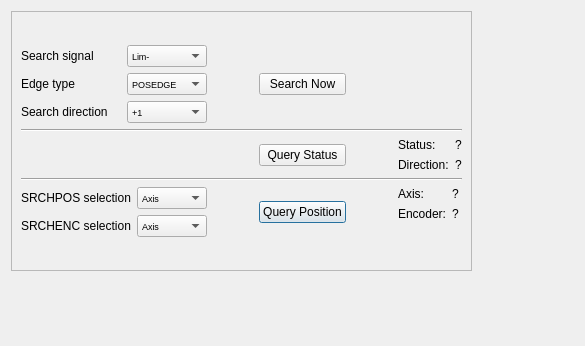
<?xml version="1.0" encoding="UTF-8"?>
<ui version="4.0">
 <class>search</class>
 <widget class="QDialog" name="search">
  <property name="geometry">
   <rect>
    <x>0</x>
    <y>0</y>
    <width>585</width>
    <height>346</height>
   </rect>
  </property>
  <property name="sizePolicy">
   <sizepolicy hsizetype="MinimumExpanding" vsizetype="MinimumExpanding">
    <horstretch>0</horstretch>
    <verstretch>0</verstretch>
   </sizepolicy>
  </property>
  <property name="minimumSize">
   <size>
    <width>461</width>
    <height>346</height>
   </size>
  </property>
  <property name="windowTitle">
   <string>Dialog</string>
  </property>
  <layout class="QGridLayout" name="gridLayout_5">
   <item row="1" column="0">
    <spacer name="verticalSpacer">
     <property name="orientation">
      <enum>Qt::Vertical</enum>
     </property>
     <property name="sizeHint" stdset="0">
      <size>
       <width>20</width>
       <height>40</height>
      </size>
     </property>
    </spacer>
   </item>
   <item row="0" column="0">
    <widget class="QFrame" name="search_frame">
     <property name="sizePolicy">
      <sizepolicy hsizetype="Expanding" vsizetype="Expanding">
       <horstretch>0</horstretch>
       <verstretch>0</verstretch>
      </sizepolicy>
     </property>
     <property name="minimumSize">
      <size>
       <width>182</width>
       <height>260</height>
      </size>
     </property>
     <property name="frameShape">
      <enum>QFrame::StyledPanel</enum>
     </property>
     <property name="frameShadow">
      <enum>QFrame::Raised</enum>
     </property>
     <layout class="QGridLayout" name="gridLayout_4">
      <item row="0" column="0">
       <layout class="QGridLayout" name="gridLayout_3" columnstretch="0,0,0,0,0" columnminimumwidth="0,0,0,0,0">
        <item row="2" column="4">
         <layout class="QFormLayout" name="formLayout">
          <item row="0" column="0">
           <widget class="QLabel" name="label">
            <property name="text">
             <string>Status:</string>
            </property>
           </widget>
          </item>
          <item row="0" column="1">
           <widget class="QLabel" name="lblSrchStatus">
            <property name="text">
             <string>?</string>
            </property>
           </widget>
          </item>
          <item row="1" column="0">
           <widget class="QLabel" name="label2">
            <property name="text">
             <string>Direction:</string>
            </property>
           </widget>
          </item>
          <item row="1" column="1">
           <widget class="QLabel" name="lblStatusDir">
            <property name="text">
             <string>?</string>
            </property>
           </widget>
          </item>
         </layout>
        </item>
        <item row="4" column="2">
         <widget class="QPushButton" name="btnSRCPOS">
          <property name="text">
           <string>Query Position</string>
          </property>
         </widget>
        </item>
        <item row="2" column="2">
         <widget class="QPushButton" name="btnSRCHSTAT">
          <property name="text">
           <string>Query Status</string>
          </property>
         </widget>
        </item>
        <item row="4" column="4">
         <layout class="QFormLayout" name="formLayout_2">
          <item row="0" column="0">
           <widget class="QLabel" name="label_2">
            <property name="text">
             <string>Axis:</string>
            </property>
           </widget>
          </item>
          <item row="0" column="1">
           <widget class="QLabel" name="lblSrchPos">
            <property name="text">
             <string>?</string>
            </property>
           </widget>
          </item>
          <item row="1" column="0">
           <widget class="QLabel" name="label2_2">
            <property name="text">
             <string>Encoder:</string>
            </property>
           </widget>
          </item>
          <item row="1" column="1">
           <widget class="QLabel" name="lblSrchEnc">
            <property name="text">
             <string>?</string>
            </property>
           </widget>
          </item>
         </layout>
        </item>
        <item row="3" column="0" colspan="5">
         <widget class="Line" name="line_2">
          <property name="orientation">
           <enum>Qt::Horizontal</enum>
          </property>
         </widget>
        </item>
        <item row="1" column="0" colspan="5">
         <widget class="Line" name="line_3">
          <property name="orientation">
           <enum>Qt::Horizontal</enum>
          </property>
         </widget>
        </item>
        <item row="0" column="0">
         <layout class="QGridLayout" name="gridLayout">
          <item row="0" column="0">
           <widget class="QLabel" name="label_9">
            <property name="sizePolicy">
             <sizepolicy hsizetype="Fixed" vsizetype="Maximum">
              <horstretch>0</horstretch>
              <verstretch>0</verstretch>
             </sizepolicy>
            </property>
            <property name="minimumSize">
             <size>
              <width>100</width>
              <height>16</height>
             </size>
            </property>
            <property name="maximumSize">
             <size>
              <width>16777215</width>
              <height>22</height>
             </size>
            </property>
            <property name="text">
             <string>Search signal</string>
            </property>
           </widget>
          </item>
          <item row="1" column="1">
           <widget class="QComboBox" name="comboEDGETYPE">
            <property name="sizePolicy">
             <sizepolicy hsizetype="Expanding" vsizetype="Maximum">
              <horstretch>0</horstretch>
              <verstretch>0</verstretch>
             </sizepolicy>
            </property>
            <property name="minimumSize">
             <size>
              <width>70</width>
              <height>22</height>
             </size>
            </property>
            <property name="maximumSize">
             <size>
              <width>16777215</width>
              <height>22</height>
             </size>
            </property>
            <property name="font">
             <font>
              <pointsize>7</pointsize>
             </font>
            </property>
            <item>
             <property name="text">
              <string>POSEDGE</string>
             </property>
            </item>
            <item>
             <property name="text">
              <string>NEGEDGE</string>
             </property>
            </item>
           </widget>
          </item>
          <item row="2" column="1">
           <widget class="QComboBox" name="comboSRCHDIR">
            <property name="sizePolicy">
             <sizepolicy hsizetype="Expanding" vsizetype="Maximum">
              <horstretch>0</horstretch>
              <verstretch>0</verstretch>
             </sizepolicy>
            </property>
            <property name="minimumSize">
             <size>
              <width>70</width>
              <height>22</height>
             </size>
            </property>
            <property name="maximumSize">
             <size>
              <width>16777215</width>
              <height>22</height>
             </size>
            </property>
            <property name="font">
             <font>
              <pointsize>7</pointsize>
             </font>
            </property>
            <item>
             <property name="text">
              <string>+1</string>
             </property>
            </item>
            <item>
             <property name="text">
              <string>-1</string>
             </property>
            </item>
           </widget>
          </item>
          <item row="2" column="0">
           <widget class="QLabel" name="label_11">
            <property name="sizePolicy">
             <sizepolicy hsizetype="Fixed" vsizetype="Maximum">
              <horstretch>0</horstretch>
              <verstretch>0</verstretch>
             </sizepolicy>
            </property>
            <property name="minimumSize">
             <size>
              <width>100</width>
              <height>16</height>
             </size>
            </property>
            <property name="maximumSize">
             <size>
              <width>16777215</width>
              <height>22</height>
             </size>
            </property>
            <property name="text">
             <string>Search direction</string>
            </property>
           </widget>
          </item>
          <item row="0" column="1">
           <widget class="QComboBox" name="comboSRCHSIG">
            <property name="sizePolicy">
             <sizepolicy hsizetype="Expanding" vsizetype="Maximum">
              <horstretch>0</horstretch>
              <verstretch>0</verstretch>
             </sizepolicy>
            </property>
            <property name="minimumSize">
             <size>
              <width>70</width>
              <height>22</height>
             </size>
            </property>
            <property name="maximumSize">
             <size>
              <width>16777215</width>
              <height>22</height>
             </size>
            </property>
            <property name="font">
             <font>
              <pointsize>7</pointsize>
             </font>
            </property>
            <item>
             <property name="text">
              <string>Lim-</string>
             </property>
            </item>
            <item>
             <property name="text">
              <string>Lim+</string>
             </property>
            </item>
            <item>
             <property name="text">
              <string>Home</string>
             </property>
            </item>
            <item>
             <property name="text">
              <string>EncAux</string>
             </property>
            </item>
            <item>
             <property name="text">
              <string>InpAux</string>
             </property>
            </item>
           </widget>
          </item>
          <item row="1" column="0">
           <widget class="QLabel" name="label_10">
            <property name="sizePolicy">
             <sizepolicy hsizetype="Fixed" vsizetype="Maximum">
              <horstretch>0</horstretch>
              <verstretch>0</verstretch>
             </sizepolicy>
            </property>
            <property name="minimumSize">
             <size>
              <width>100</width>
              <height>16</height>
             </size>
            </property>
            <property name="maximumSize">
             <size>
              <width>16777215</width>
              <height>22</height>
             </size>
            </property>
            <property name="text">
             <string>Edge type</string>
            </property>
           </widget>
          </item>
         </layout>
        </item>
        <item row="0" column="2">
         <widget class="QPushButton" name="btnSearch">
          <property name="text">
           <string>Search Now</string>
          </property>
         </widget>
        </item>
        <item row="0" column="1">
         <spacer name="horizontalSpacer">
          <property name="orientation">
           <enum>Qt::Horizontal</enum>
          </property>
          <property name="sizeHint" stdset="0">
           <size>
            <width>40</width>
            <height>20</height>
           </size>
          </property>
         </spacer>
        </item>
        <item row="4" column="0">
         <layout class="QGridLayout" name="gridLayout_2">
          <item row="1" column="1">
           <widget class="QComboBox" name="comboSRCHENC_sel">
            <property name="sizePolicy">
             <sizepolicy hsizetype="Expanding" vsizetype="Maximum">
              <horstretch>0</horstretch>
              <verstretch>0</verstretch>
             </sizepolicy>
            </property>
            <property name="minimumSize">
             <size>
              <width>70</width>
              <height>22</height>
             </size>
            </property>
            <property name="maximumSize">
             <size>
              <width>16777215</width>
              <height>22</height>
             </size>
            </property>
            <property name="font">
             <font>
              <pointsize>7</pointsize>
             </font>
            </property>
            <item>
             <property name="text">
              <string>Axis</string>
             </property>
            </item>
            <item>
             <property name="text">
              <string>Measure</string>
             </property>
            </item>
            <item>
             <property name="text">
              <string>ShftEnc</string>
             </property>
            </item>
            <item>
             <property name="text">
              <string>TgtEnc</string>
             </property>
            </item>
            <item>
             <property name="text">
              <string>EncIN</string>
             </property>
            </item>
            <item>
             <property name="text">
              <string>InPos</string>
             </property>
            </item>
            <item>
             <property name="text">
              <string>AbsEnc</string>
             </property>
            </item>
            <item>
             <property name="text">
              <string>Motor</string>
             </property>
            </item>
           </widget>
          </item>
          <item row="0" column="1">
           <widget class="QComboBox" name="comboSRCHPOS_sel">
            <property name="sizePolicy">
             <sizepolicy hsizetype="Expanding" vsizetype="Maximum">
              <horstretch>0</horstretch>
              <verstretch>0</verstretch>
             </sizepolicy>
            </property>
            <property name="minimumSize">
             <size>
              <width>70</width>
              <height>22</height>
             </size>
            </property>
            <property name="maximumSize">
             <size>
              <width>16777215</width>
              <height>22</height>
             </size>
            </property>
            <property name="font">
             <font>
              <pointsize>7</pointsize>
             </font>
            </property>
            <item>
             <property name="text">
              <string>Axis</string>
             </property>
            </item>
            <item>
             <property name="text">
              <string>Measure</string>
             </property>
            </item>
            <item>
             <property name="text">
              <string>PosErr</string>
             </property>
            </item>
            <item>
             <property name="text">
              <string>ShftEnc</string>
             </property>
            </item>
            <item>
             <property name="text">
              <string>TgtEnc</string>
             </property>
            </item>
            <item>
             <property name="text">
              <string>EncIN</string>
             </property>
            </item>
            <item>
             <property name="text">
              <string>InPos</string>
             </property>
            </item>
            <item>
             <property name="text">
              <string>AbsEnc</string>
             </property>
            </item>
            <item>
             <property name="text">
              <string>Motor</string>
             </property>
            </item>
           </widget>
          </item>
          <item row="1" column="0">
           <widget class="QLabel" name="label_13">
            <property name="sizePolicy">
             <sizepolicy hsizetype="Fixed" vsizetype="Maximum">
              <horstretch>0</horstretch>
              <verstretch>0</verstretch>
             </sizepolicy>
            </property>
            <property name="minimumSize">
             <size>
              <width>100</width>
              <height>16</height>
             </size>
            </property>
            <property name="maximumSize">
             <size>
              <width>16777215</width>
              <height>22</height>
             </size>
            </property>
            <property name="text">
             <string>SRCHENC selection</string>
            </property>
           </widget>
          </item>
          <item row="0" column="0">
           <widget class="QLabel" name="label_12">
            <property name="sizePolicy">
             <sizepolicy hsizetype="Fixed" vsizetype="Maximum">
              <horstretch>0</horstretch>
              <verstretch>0</verstretch>
             </sizepolicy>
            </property>
            <property name="minimumSize">
             <size>
              <width>100</width>
              <height>16</height>
             </size>
            </property>
            <property name="maximumSize">
             <size>
              <width>16777215</width>
              <height>22</height>
             </size>
            </property>
            <property name="text">
             <string>SRCHPOS selection</string>
            </property>
           </widget>
          </item>
         </layout>
        </item>
        <item row="0" column="3">
         <spacer name="horizontalSpacer_2">
          <property name="orientation">
           <enum>Qt::Horizontal</enum>
          </property>
          <property name="sizeHint" stdset="0">
           <size>
            <width>40</width>
            <height>20</height>
           </size>
          </property>
         </spacer>
        </item>
       </layout>
      </item>
     </layout>
    </widget>
   </item>
   <item row="0" column="1">
    <spacer name="horizontalSpacer_3">
     <property name="orientation">
      <enum>Qt::Horizontal</enum>
     </property>
     <property name="sizeHint" stdset="0">
      <size>
       <width>40</width>
       <height>20</height>
      </size>
     </property>
    </spacer>
   </item>
  </layout>
 </widget>
 <resources/>
 <connections/>
</ui>
